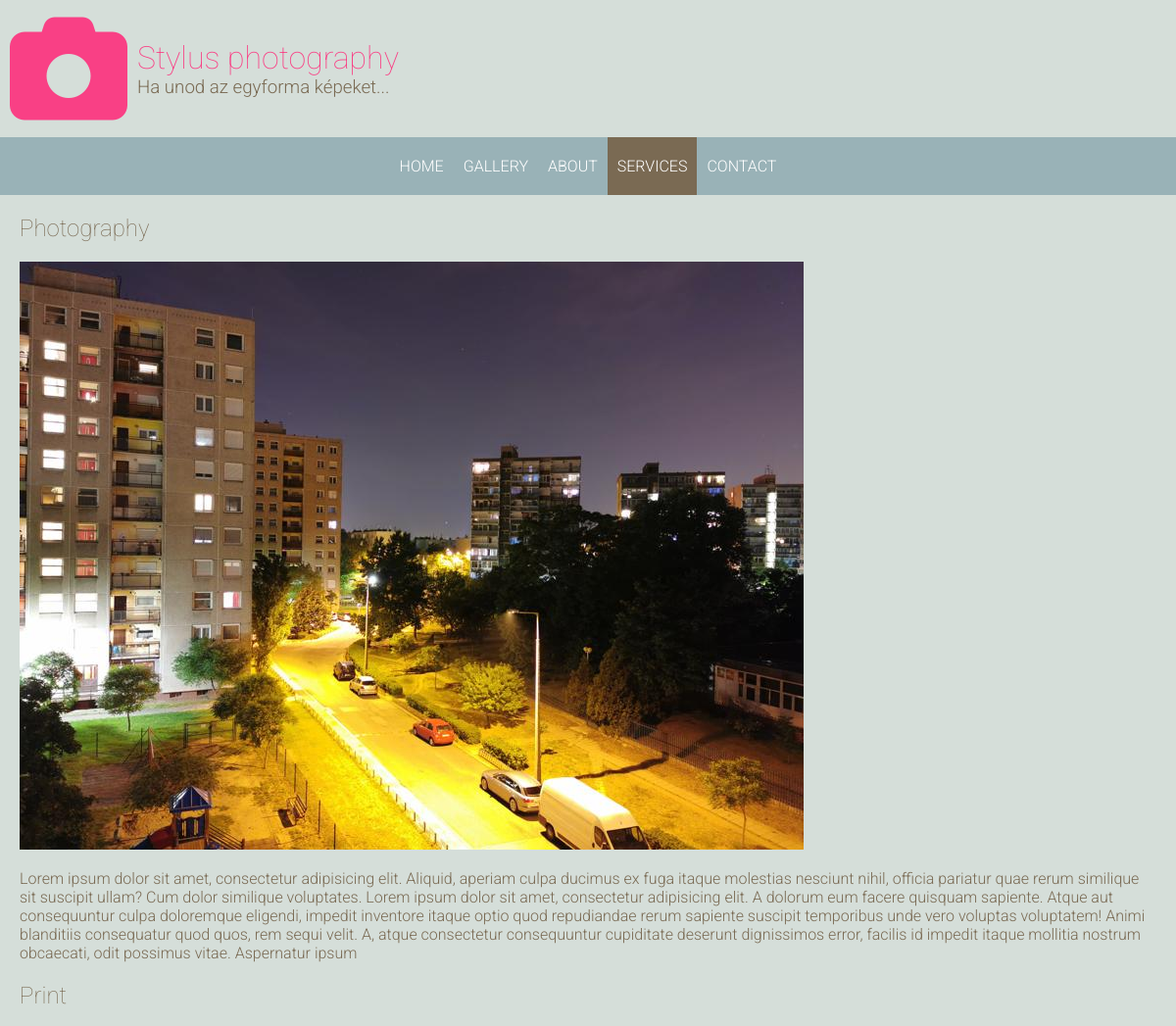
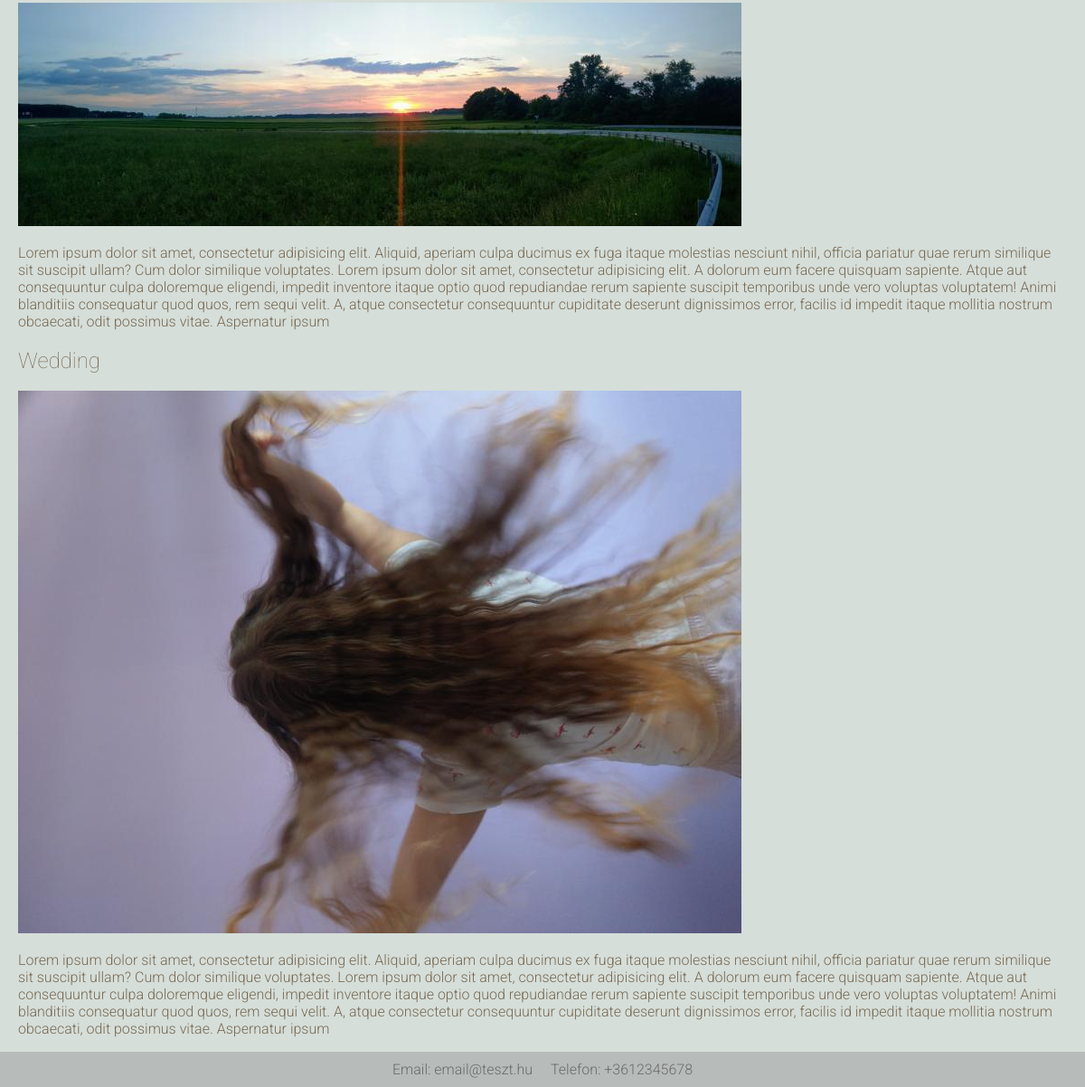
/services, run on the app's committed database (2 pictures, top to bottom).
### pages/models.py (models this page shows, shortened)
class SiteInfo(models.Model):
    site_name = models.CharField("Oldalnév", max_length=200)                # kötelezően kitöltendő mező
    image = models.ImageField("Logo", upload_to="logo", blank=True)    # megadom a kép nevét és a mentés helyét...
    subtitle = models.CharField("Alcím", max_length=200)                    # kötelezően kitöltendő mező
    email = models.EmailField("Email", max_length=200, blank=True)          # opcionálisan kitöltendő mező
    phone = models.CharField("Telefon", max_length=200, blank=True)         # opcionálisan kitöltendő mező
    class Meta:
        verbose_name_plural = "Oldal adatok"                                # admin felületen a PAGES részben lévő adat neve ( lényegében a jelen osztály nevét írjuk így felül megjelenítéskor)

class Services(models.Model):
    title = models.CharField('Cím', max_length=200)
    image = models.ImageField('Kép', upload_to='services')
    content = models.TextField('Leírás', max_length=5000)
    class Meta:
        verbose_name_plural = "Szolgáltatásaink"                                # admin felületen a PAGES részben lévő adat neve ( lényegében a jelen osztály nevét írjuk így felül megjelenítéskor)

### pages/views.py (the view)
# urls.py: path('services', ServicesView.as_view(), name="services"),
class ServicesView(ListView):
    model = Services
    template_name = "services.html"
    context_object_name = "services"

### pages/context_processors.py (called while the page is built)
def global_context(request):
    site_infos = SiteInfo.objects.all()
    if not site_infos:
        return {}
    return {
        "site_name": site_infos[0].site_name,
        "logo": site_infos[0].image,
        "site_subtitle": site_infos[0].subtitle,
        "email": site_infos[0].email,
        "phone": site_infos[0].phone,
    }

### templates/services.html (shortened to what this page needs)
{% extends '_base.html' %}
{% block content %}
    {% for service in services %}
        <div>
            <h2>{{ service.title }}</h2>
            <img src="{{ service.image.url }}" alt="">
            <p>{{ service.content }}</p>
        </div>
    {% endfor %}
{% endblock content %}

### templates/_base.html (shortened to what this page needs)
{% load static %}
<!DOCTYPE html>
<html lang="en">
<head>
    <link rel="stylesheet" href="{% static '/css/main.css' %}">
    <link rel="stylesheet" href="{% static '/css/mobile.css' %}">
</head>
<body>
    <div class="site_header_layout">
        <i class="fas fa-camera site-logo"></i>
        <div>
            <h1 style="margin: 0">{{ site_name }}</h1>
            <h3>{{ site_subtitle }}</h3>
        </div>
    </div>
    {% include '_navbar.html' %}
<div class="content_container">
    {% block content %}
    {% endblock content %}
</div>
    <div class="site_footer_layout">
        <p>Email: {{ email }}</p>
        <p>Telefon: {{ phone }}</p>
    </div>
</body>
</html>

### static_dev/css/main.css (style rules this page uses)
body { background-color: #D5DED9; color: #7A6A53; font-family: 'Roboto', sans-serif; font-weight: 300; margin: 0; }
h1, h2, h3 { font-weight: 100; }
h1 { color: #f94085; }
h3 { margin: 0px; font-weight: 300; }
.site-logo { color: #f94085; font-size: 120px; margin: 10px; }
.site_header_layout { display: flex; align-items: center; }
.site_footer_layout { display: flex; justify-content: center; background-color: #b7bbb9; color: #6a6c6b; }
.site_footer_layout p { margin: 10px; }
.content_container { margin-right: 20px; margin-left: 20px; margin-bottom: 10px; margin-top: 10px; }

### data on the page
SiteInfo: site_name "Stylus photography", subtitle "Ha unod az egyforma képeket...", email "email@teszt.hu", phone "+3612345678"
Services: title "Photography", image (picture), content "Lorem ipsum dolor sit amet, consectetur adipisicing elit. Aliquid, aperiam culpa ducimus ex fuga itaque molestias nesciunt nihil, officia pariatur quae rerum similique sit suscipit ullam? Cum dolor similique voluptates. Lorem ipsum dolor sit amet, consectetur adipisicing elit. A dolorum eum facere quisquam sapiente. Atque aut consequuntur culpa doloremque eligendi, impedit inventore itaque optio quod repudiandae rerum sapiente suscipit temporibus unde vero voluptas voluptatem! Animi blanditiis consequatur quod quos, rem sequi velit. A, atque consectetur consequuntur cupiditate deserunt dignissimos error, facilis id impedit itaque mollitia nostrum obcaecati, odit possimus vitae. Aspernatur…"
Services: title "Print", image (picture), content "Lorem ipsum dolor sit amet, consectetur adipisicing elit. Aliquid, aperiam culpa ducimus ex fuga itaque molestias nesciunt nihil, officia pariatur quae rerum similique sit suscipit ullam? Cum dolor similique voluptates. Lorem ipsum dolor sit amet, consectetur adipisicing elit. A dolorum eum facere quisquam sapiente. Atque aut consequuntur culpa doloremque eligendi, impedit inventore itaque optio quod repudiandae rerum sapiente suscipit temporibus unde vero voluptas voluptatem! Animi blanditiis consequatur quod quos, rem sequi velit. A, atque consectetur consequuntur cupiditate deserunt dignissimos error, facilis id impedit itaque mollitia nostrum obcaecati, odit possimus vitae. Aspernatur…"
Services: title "Wedding", image (picture), content "Lorem ipsum dolor sit amet, consectetur adipisicing elit. Aliquid, aperiam culpa ducimus ex fuga itaque molestias nesciunt nihil, officia pariatur quae rerum similique sit suscipit ullam? Cum dolor similique voluptates. Lorem ipsum dolor sit amet, consectetur adipisicing elit. A dolorum eum facere quisquam sapiente. Atque aut consequuntur culpa doloremque eligendi, impedit inventore itaque optio quod repudiandae rerum sapiente suscipit temporibus unde vero voluptas voluptatem! Animi blanditiis consequatur quod quos, rem sequi velit. A, atque consectetur consequuntur cupiditate deserunt dignissimos error, facilis id impedit itaque mollitia nostrum obcaecati, odit possimus vitae. Aspernatur…"
